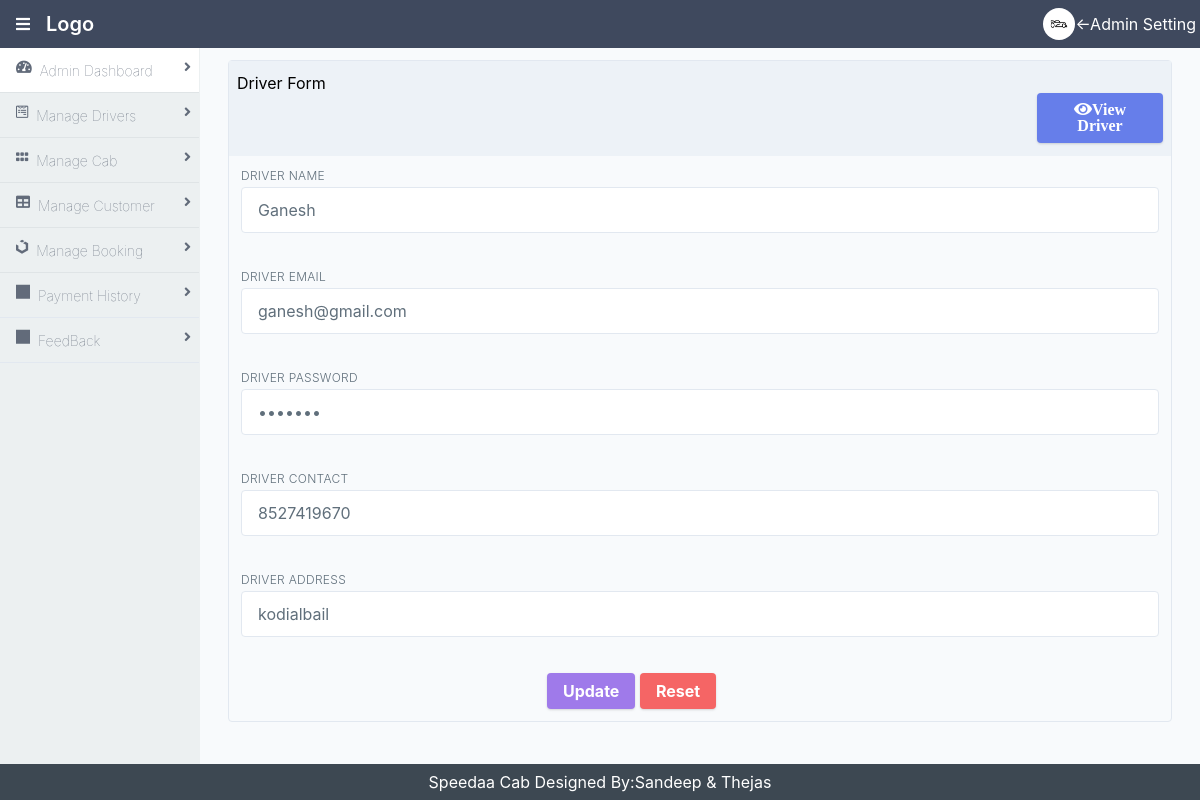
The app's page /admin/Updriver.php?did=1 (signed in), older data.
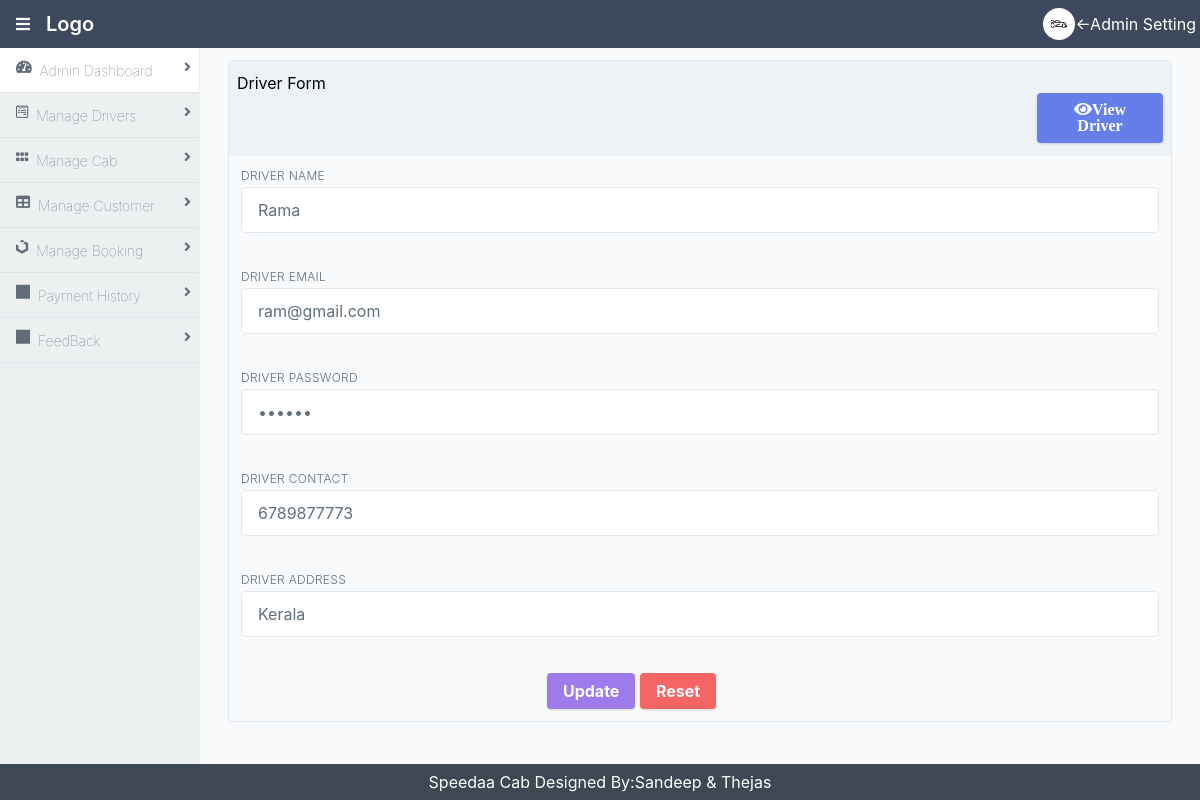
The same page, newer data.
### tables this page shows
CREATE TABLE `driver` (
  `did` int(11) NOT NULL,
  `dname` varchar(123) NOT NULL,
  `dcontact` bigint(20) NOT NULL,
  `demail` varchar(123) NOT NULL,
  `daddress` varchar(123) NOT NULL,
  `password` varchar(123) NOT NULL
);

### admin/Updriver.php (the view, shortened to what the changed rows need)
<!DOCTYPE html>
<html lang="en">
<head>
    <link rel="stylesheet" href="./dist/styles.css">
    <link rel="stylesheet" href="./dist/all.css">
</head>
<body>
<div class="mx-auto bg-grey-lightest">
    <div class="min-h-screen flex flex-col">
        <?php include "header.php";?>
        <div class="flex flex-1">
            <?php include "sidebar.php";?>
            <main class="bg-white-500 flex-1 p-3 overflow-hidden">
                <div class="flex flex-col">
                    <div class="flex flex-1  flex-col md:flex-row lg:flex-row mx-2">
                        <div class="flex flex-1  flex-col md:flex-row lg:flex-row mx-2">
                        <div class="mb-2 border-solid border-gray-300 rounded border shadow-sm w-full">
                            <div class="p-3">
                                <?php
                                include "config.php";
                                $did=$_GET['did'];
                                $qry=mysqli_query($con,"SELECT * FROM driver where did=".$did);
                                $row=mysqli_fetch_array($qry);
                                ?>
                                <form class="w-full" action="" method="POST">
                                    <div class="flex flex-wrap -mx-3 mb-6">
                                        <div class="w-full px-3">
                                            <label class="block uppercase tracking-wide text-grey-darker text-xs font-light mb-1"
                                                   for="grid-password">
                                                Driver Name
                                            </label>
                                            <input class="appearance-none block w-full bg-grey-200 text-grey-darker border border-grey-200 rounded py-3 px-4 mb-3 leading-tight focus:outline-none focus:bg-white focus:border-grey"
                                                   id="grid-password" type="text" placeholder="Enter the Driver Name" name="dname" value="<?php echo $row['dname'];?>">
                                        </div>
                                    </div>
                                     <div class="flex flex-wrap -mx-3 mb-6">
                                        <div class="w-full px-3">
                                            <label class="block uppercase tracking-wide text-grey-darker text-xs font-light mb-1"
                                                   for="grid-password">
                                                Driver Email
                                            </label>
                                            <input class="appearance-none block w-full bg-grey-200 text-grey-darker border border-grey-200 rounded py-3 px-4 mb-3 leading-tight focus:outline-none focus:bg-white focus:border-grey"
                                                   id="grid-password" type="email" placeholder="Enter the Driver Email" name="demail" readonly value="<?php echo $row['demail'];?>">
                                        </div>
                                    </div>
                                      <div class="flex flex-wrap -mx-3 mb-6">
                                        <div class="w-full px-3">
                                            <label class="block uppercase tracking-wide text-grey-darker text-xs font-light mb-1"
                                                   for="grid-password">
                                                Driver Password
                                            </label>
                                            <input class="appearance-none block w-full bg-grey-200 text-grey-darker border border-grey-200 rounded py-3 px-4 mb-3 leading-tight focus:outline-none focus:bg-white focus:border-grey"
                                                   id="grid-password" type="password" placeholder="Enter the Driver Password" name="dpassword" value="<?php echo $row['password'];?>">
                                        </div>
                                    </div>
                                      <div class="flex flex-wrap -mx-3 mb-6">
                                        <div class="w-full px-3">
                                            <label class="block uppercase tracking-wide text-grey-darker text-xs font-light mb-1"
                                                   for="grid-password">
                                                Driver Contact
                                            </label>
                                            <input class="appearance-none block w-full bg-grey-200 text-grey-darker border border-grey-200 rounded py-3 px-4 mb-3 leading-tight focus:outline-none focus:bg-white focus:border-grey"
                                           title="10 digits only" id="grid-password" type="text"  pattern="[1-9]{1}[0-9]{9}"  placeholder="Enter the Driver Contact" name="dcontact"  maxlength="10" minlength="10"  value="<?php echo $row['dcontact'];?>">
                                        </div>
                                    </div>
                                      <div class="flex flex-wrap -mx-3 mb-6">
                                        <div class="w-full px-3">
                                            <label class="block uppercase tracking-wide text-grey-darker text-xs font-light mb-1"
                                                   for="grid-password">
                                                Driver Address
                                            </label>
                                            <input class="appearance-none block w-full bg-grey-200 text-grey-darker border border-grey-200 rounded py-3 px-4 mb-3 leading-tight focus:outline-none focus:bg-white focus:border-grey"
                                                   id="grid-password" type="text" placeholder="Enter the Driver Address" name="daddress" value="<?php echo $row['daddress'];?>">
                                        </div>
                                    </div>
                                </form>
                            </div>
                        </div>
                    </div>
                </div>
            </main>
        </div>
    </div>
</div>
</body>
</html>

Row changes from the older to the newer data that the page shows:
changed driver: dname "Ganesh" → "Rama"; demail "ganesh@gmail.com" → "ram@gmail.com"; dcontact "8527419670" → "6789877773"; daddress "kodialbail" → "Kerala"
